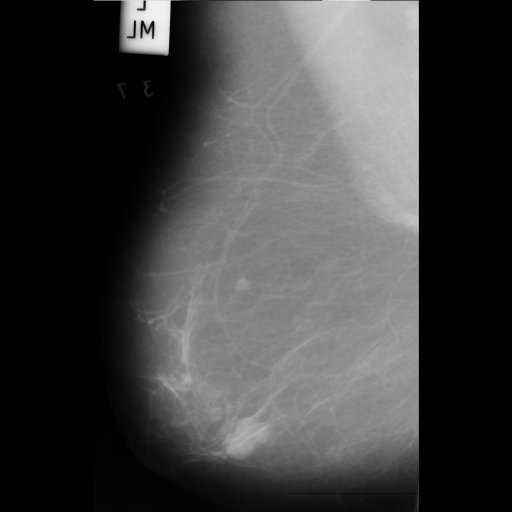
#> input picture images/mdb005.pgm, 1024 x 1024 px, found by its file name (shown at 1/2 size); its folder holds only this picture in this run
$ jupyter execute --allow-errors Breast_Cancer_Detector.ipynb   (older library calls are emulated)
#> lines starting #> are read from the running program, lines starting #| are printed output that depends on the picture
# Breast Cancer Detection Using Machine Learning
This project is ddealing with mammographic images which are processed and then fed into machine learning algorithms which are trained.
Every algorithm is trained using the same training dataset
After training, the algorithms are tested independently using the testing dataset (A set of images that the algorithm has not seen before) and it's performance is determined.
The best performing algorithm is chosen for adoption.

# Importing necessary packages

[cell 1]
import os
import copy
import skimage
import cv2 as cv
import numpy as np
import pandas as pd
from tqdm import tqdm
import skimage.feature
from sklearn.metrics import accuracy_score
from sklearn.metrics import confusion_matrix
import matplotlib.pyplot as plt; plt.rcdefaults()
from sklearn.model_selection import cross_validate

[cell 2]
path1 = "C:/Users/SIFA/PycharmProjects/glcm/images"
img_data = pd.read_csv('C:/Users/SIFA/PycharmProjects/glcm/Final_data.csv', header=None)
#> (reads Final_data.csv from the repository)
img_data = img_data[:]
data_size = img_data.shape[0]
img_data.head()
IMG_SIZE = 50

[cell 3]
def get_glcm_features(angle_code, dist,Z): ## angle_code 0-->1, 45-->2, 90-->3, 135-->4, 180-->5
#> called with angle_code = 1, dist = 1
    X = copy.deepcopy(Z)
    fa1, fb1, fc1, fd1 = np.zeros(data_size), np.zeros(data_size), np.zeros(data_size), np.zeros(data_size)
    for img in tqdm(os.listdir(path1)):
        path = os.path.join(path1, img)
        img = cv.resize(cv.imread(path, cv.IMREAD_GRAYSCALE), (IMG_SIZE, IMG_SIZE))
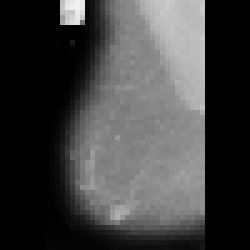
#> img: shape (50, 50) (shown 5 times larger); min 0, max 241, mean 64.9
        img = cv.GaussianBlur(img, (11, 11), 0)
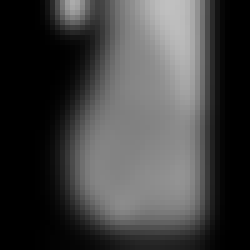
#> img: shape (50, 50) (shown 5 times larger); min 0, max 192, mean 64.9
        if angle_code == 1:
            glcm = skimage.feature.greycomatrix(img, [dist], [0], normed=True)
        elif angle_code==2:
            glcm = skimage.feature.greycomatrix(img, [dist], [-dist], normed=True)
        elif angle_code==3:
            glcm = skimage.feature.greycomatrix(img, [0], [-dist], normed=True)
        elif angle_code==4:
            glcm = skimage.feature.greycomatrix(img, [-dist], [-dist], normed=True)
        elif angle_code==5:
            glcm = skimage.feature.greycomatrix(img, [-dist], [0], normed=True)

        fa1[i] = skimage.feature.greycoprops(glcm, 'contrast')[0][0]
        fb1[i] = skimage.feature.greycoprops(glcm, 'energy')[0][0]
        fc1[i] = skimage.feature.greycoprops(glcm, 'homogeneity')[0][0]
        fd1[i] = skimage.feature.greycoprops(glcm, 'correlation')[0][0]
    X['contrast_ang'+str(angle_code)+'_d'+str(dist)],X['energy_ang'+str(angle_code)+'_d'+str(dist)],X['homogeneity_ang'+str(angle_code)+'_d'+str(dist)],X['correlation_ang'+str(angle_code)+'_d'+str(dist)]=fa1,fb1,fc1,fd1
    np.save("train_data.npy", X)
    return X

[cell 4]
def get_accuracy_cvset2(model, x_train, x_test, y_train, y_test):
    model.fit(x_train, y_train)
    ypred = model.predict(x_test)
    y_test = np.array(y_test)
    mis=0
    for i in range(len(ypred)) : mis += abs(ypred[i]-y_test[i])
    #print len(ypred[ypred==1])
    #return (len(ypred)-mis)/(len(ypred)+0.00)
    conf_mtr = confusion_matrix(y_test, ypred)
    accu = float(conf_mtr[0][0]+conf_mtr[1][1])/(len(ypred))
    sens = float(conf_mtr[1][1])/float(conf_mtr[1][0]+conf_mtr[1][1])
    spec = float(conf_mtr[0][0])/float(conf_mtr[0][0]+conf_mtr[0][1])
    return accu, sens, spec, conf_mtr, ypred

[cell 5]
def get_accuracy_cvset(model, x_train, x_test, y_train, y_test) :
    model.fit(x_train, y_train)
    ypred = model.predict(x_test)
    y_test = np.array(y_test)
    mis=0
    for i in range(len(ypred)): mis += abs(ypred[i]-y_test[i])
    #print len(ypred[ypred==1])
    return (len(ypred)-mis)/(len(ypred)+0.00)

[cell 6]
def get_accuracy(X, y, trees):
    model = RandomForestClassifier(n_estimators=trees)
    return cross_validate(model, X, y, cv=5)

# Feature Extraction

Here, the image dataset is loaded for feature extraction.
The features are saved in an NumPy array called train_data.npy to avoid rerunning the feature extraction process every time model is run

[cell 7]
Y = img_data[3].apply(lambda x: 0 if type(x) == float else 1)
X = pd.DataFrame()
X2 = pd.DataFrame()
L = []
lst = []
#> (the rest of this cell did not finish here and is left out)

# Spliting Dataset into Training and Testing sets
Tatal images dataset: 960 images
Training set: 720 images
Testing set: 240 images

[cell 8]
X_train = X[:-240]
X_test = X[-240:]
y_train = Y[:-240]
y_test = Y[-240:]

[cell 9]
from sklearn.tree import ExtraTreeClassifier
from sklearn.ensemble import AdaBoostClassifier
model6 = AdaBoostClassifier(n_estimators=500)
model6.fit(X_train, y_train)
x = 100 * model6.feature_importances_+0.1
#print(x)

# 1. Logistic Regression Algorithm

[cell 10]
#Using Logistic Regression Algorithm to the Training Set

from sklearn.linear_model import LogisticRegression
classifier = LogisticRegression(tol=1e-3, random_state=0, solver='lbfgs', max_iter=10000)
classifier.fit(X_train, y_train)

Y_pred_1 = classifier.predict(X_test)
acc1 = accuracy_score(y_test, Y_pred_1)
print('Logistic Regression: ', acc1)

# 2. Naïve Bayes Algorithm

[cell 11]
#Using GaussianNB method of naïve_bayes class to use Naïve Bayes Algorithm

from sklearn.naive_bayes import GaussianNB
classifier = GaussianNB(var_smoothing=1e1)
classifier.fit(X_train, y_train)

Y_pred_2 = classifier.predict(X_test)
acc2 = accuracy_score(y_test, Y_pred_2)
print('Naïve Bayes Algorithm: ' + str(accuracy_score(y_test, Y_pred_2)))

# 3. Decision Tree Algorithm

[cell 12]
#Using DecisionTreeClassifier of tree class to use Decision Tree Algorithm

from sklearn.tree import DecisionTreeClassifier
classifier = DecisionTreeClassifier(criterion='entropy', random_state=0)
classifier.fit(X_train, y_train)

Y_pred_3 = classifier.predict(X_test)
acc3 = accuracy_score(y_test, Y_pred_3)
print('Decision Tree Algorithm: ' + str(accuracy_score(y_test, Y_pred_3)))

# 4. k-Nearest Neighbor algorithm

[cell 13]
#Using KNeighborsClassifier Method of neighbors class to use Nearest Neighbor algorithm

from sklearn.neighbors import KNeighborsClassifier
classifier = KNeighborsClassifier(n_neighbors=3, metric='minkowski', p=6)
classifier.fit(X_train, y_train)

Y_pred_4 = classifier.predict(X_test)
acc4 = accuracy_score(y_test, Y_pred_4)
print('KNN: ' + str(accuracy_score(y_test, Y_pred_4)))

# 5. SVM (Support Vector Machine) Algorithm

[cell 14]
#Using SVC method of svm class to use Kernel SVM Algorithm

from sklearn.svm import SVC
classifier = SVC(kernel='rbf', gamma='auto', random_state=0)
classifier.fit(X_train, y_train)

Y_pred_5 = classifier.predict(X_test)
acc5 = accuracy_score(y_test, Y_pred_5)
print('Kernel SVM: ' + str(accuracy_score(y_test, Y_pred_5)))

# 6. MLP (Multi-Layer Perceptron) Classifier

[cell 15]
#Using MLP Classifier

from sklearn.preprocessing import StandardScaler
from sklearn.neural_network import MLPClassifier

scaler = StandardScaler()
X_train_scaled = scaler.fit(X_train).transform(X_train)
X_test_scaled = scaler.fit(X_test).transform(X_test)
mlp = MLPClassifier(max_iter=1000, random_state=42)
mlp.fit(X_train_scaled, y_train)

Y_pred_6 = mlp.predict(X_test_scaled)
acc6 = mlp.score(X_test_scaled, y_test)
print('MLP: ' + str(mlp.score(X_test_scaled, y_test)))

# 7. Random Forest Classification algorithm

[cell 16]
#Using RandomForestClassifier method of ensemble class to use Random Forest Classification algorithm

from sklearn.ensemble import RandomForestClassifier
classifier = RandomForestClassifier(n_estimators=10, criterion='entropy', random_state=0)
classifier.fit(X_train, y_train)

Y_pred_7 = classifier.predict(X_test)
acc7 = accuracy_score(y_test, Y_pred_7)
print('Random Forest Classification: ' + str(accuracy_score(y_test, Y_pred_7)))

[cell 17]
# [7 lines of commented-out code are left out]

# Sample prediction output based on the Kernel SVM classifier

[cell 18]
fig = plt.figure()
img_name = list(img_data[0])
lst = list(Y_pred_5)
index = 719
#> (the rest of this cell did not finish here and is left out)

# Sample images of with the correct output

[cell 19]
fig = plt.figure()
img_name = list(img_data[0])
lst = list(y_test)
index = 719
#> (the rest of this cell did not finish here and is left out)

# Visualization of each classifier performance

[cell 20]
objects = ('LR', 'NBayes', 'DTree', 'KNN', 'K-SVM', 'MLP', 'RForest')
#> objects = ('LR', 'NBayes', 'DTree', 'KNN', 'K-SVM', 'MLP', 'RForest')
y_pos = np.arange(len(objects))
#> y_pos = [0, 1, 2, 3, 4, 5, 6]
performance = [acc1, acc2, acc3, acc4, acc5, acc6, acc7]

plt.bar(y_pos, performance, align='center', alpha=0.5)
plt.xticks(y_pos, objects)
plt.xlabel('Classifiers')
plt.ylabel('performance')
plt.title('Classification Algorithms\' Performance')

plt.show()
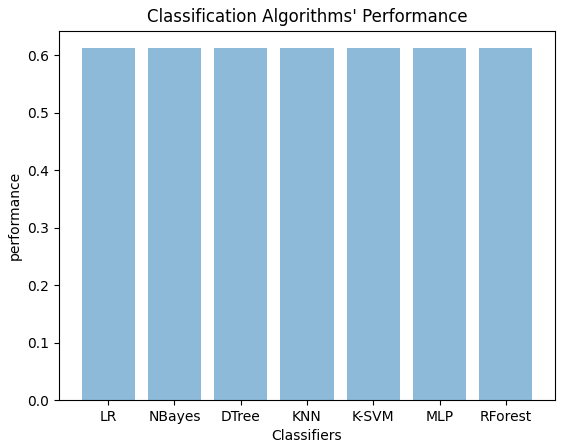
#> figure drawn by matplotlib, 1 panel
